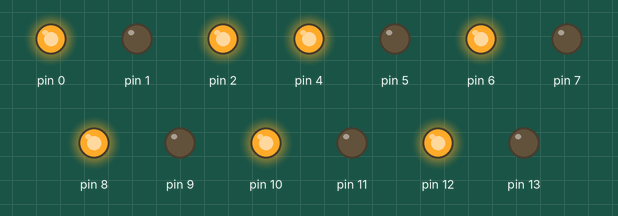
Recording of a sketch running on a simulated Arduino Uno, built with avr-gcc and run on an emulated ATmega328P. On the bench: output pins drawn as LEDs (lit = HIGH).

Above: at 0.5 s.
At 2.9 s:
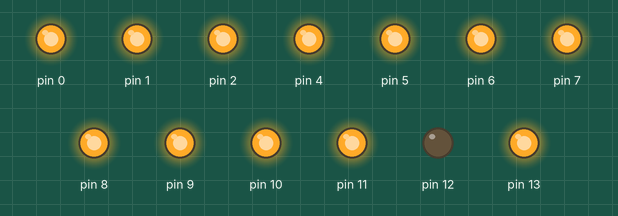
At 4.1 s:
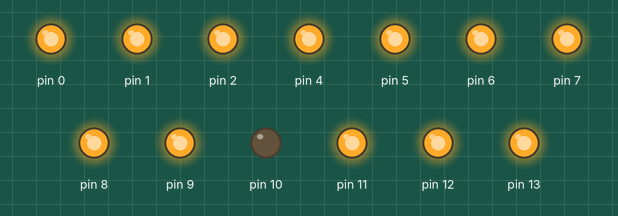
At 5.9 s:
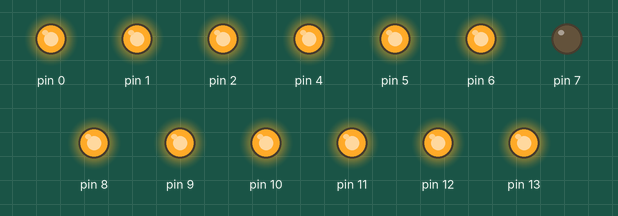
At 8.9 s:
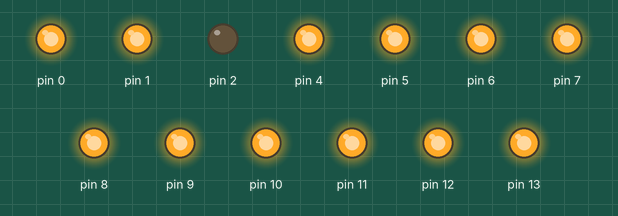
At 11.9 s:
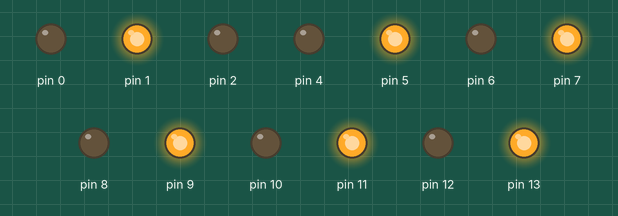
Timing chart, 0 to 13.5 s (numbered marks = the images above):
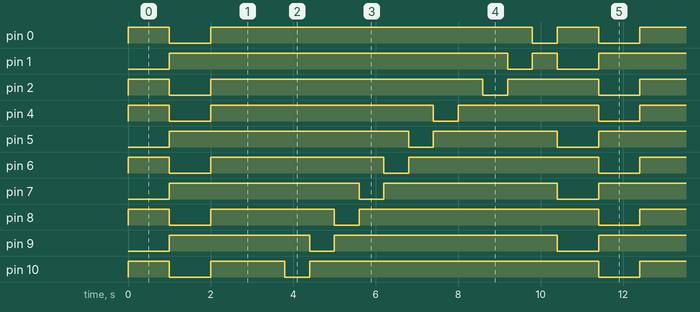

Measured:
- by itself, pin 0: repeats every 10.4 s: LOW 1.0 s, HIGH 7.8 s, LOW 0.60 s, HIGH 1.0 s
- by itself, pin 1: repeats every 10.4 s: LOW 0.60 s, HIGH 0.60 s, LOW 1.0 s, HIGH 8.2 s
- by itself, pin 2: repeats every 10.4 s: LOW 1.0 s, HIGH 6.6 s, LOW 0.60 s, HIGH 2.2 s
- by itself, pin 4: repeats every 10.4 s: LOW 1.0 s, HIGH 5.4 s, LOW 0.60 s, HIGH 3.4 s
- by itself, pin 5: repeats every 10.4 s: LOW 0.60 s, HIGH 3.0 s, LOW 1.0 s, HIGH 5.8 s
- by itself, pin 6: repeats every 10.4 s: LOW 1.0 s, HIGH 4.2 s, LOW 0.60 s, HIGH 4.6 s
- by itself, pin 7: repeats every 10.4 s: LOW 0.60 s, HIGH 4.2 s, LOW 1.0 s, HIGH 4.6 s
- by itself, pin 8: repeats every 10.4 s: LOW 1.0 s, HIGH 3.0 s, LOW 0.60 s, HIGH 5.8 s

The sketch:

ANDES_Q1_TEST.ino
```cpp
#define fo(xx) for(int i=0;i<=(xx);i++)
void setup() {
//D3腳位連接到蜂鳴器 如果讓他輸出會一直叫
  fo(13){
    if(i!=3)pinMode(i, OUTPUT);
  }
}
void loop() {
  fo(13){
    digitalWrite(i, ((i&0x1)?LOW:HIGH));
  }
  delay(1000);
  fo(13){
    digitalWrite(i, (!(i&0x1)?LOW:HIGH));
  }
  delay(1000);
  fo(13){
    digitalWrite(i, HIGH);
  }
  for(int i = 13; i >= 0; i--){
    digitalWrite(i, LOW);
    delay(600);
    digitalWrite(i, HIGH);
  }
}
```
